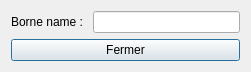
<?xml version="1.0" encoding="UTF-8"?>
<ui version="4.0">
 <class>BorneDialog</class>
 <widget class="QDialog" name="BorneDialog">
  <property name="geometry">
   <rect>
    <x>0</x>
    <y>0</y>
    <width>251</width>
    <height>66</height>
   </rect>
  </property>
  <property name="windowTitle">
   <string>BorneDialog</string>
  </property>
  <layout class="QVBoxLayout" name="verticalLayout">
   <item>
    <layout class="QHBoxLayout" name="horizontalLayout">
     <item>
      <widget class="QLabel" name="label">
       <property name="text">
        <string>Borne name : </string>
       </property>
      </widget>
     </item>
     <item>
      <widget class="QLineEdit" name="lineEdit">
       <property name="readOnly">
        <bool>true</bool>
       </property>
      </widget>
     </item>
    </layout>
   </item>
   <item>
    <widget class="QPushButton" name="pushButton">
     <property name="text">
      <string>Fermer</string>
     </property>
    </widget>
   </item>
  </layout>
 </widget>
 <layoutdefault spacing="6" margin="11"/>
 <resources/>
 <connections>
  <connection>
   <sender>pushButton</sender>
   <signal>clicked()</signal>
   <receiver>BorneDialog</receiver>
   <slot>accept()</slot>
   <hints>
    <hint type="sourcelabel">
     <x>135</x>
     <y>287</y>
    </hint>
    <hint type="destinationlabel">
     <x>117</x>
     <y>57</y>
    </hint>
   </hints>
  </connection>
 </connections>
</ui>
